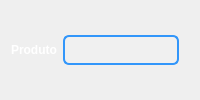
                  <widget class="QFrame" name="frame_produto">
                   <property name="sizePolicy">
                    <sizepolicy hsizetype="Expanding" vsizetype="Expanding">
                     <horstretch>0</horstretch>
                     <verstretch>0</verstretch>
                    </sizepolicy>
                   </property>
                   <property name="frameShape">
                    <enum>QFrame::NoFrame</enum>
                   </property>
                   <property name="frameShadow">
                    <enum>QFrame::Raised</enum>
                   </property>
                   <layout class="QHBoxLayout" name="horizontalLayout_5">
                    <item>
                     <layout class="QHBoxLayout" name="layout_produto">
                      <item>
                       <widget class="QLabel" name="label_produto">
                        <property name="sizePolicy">
                         <sizepolicy hsizetype="Expanding" vsizetype="Expanding">
                          <horstretch>0</horstretch>
                          <verstretch>0</verstretch>
                         </sizepolicy>
                        </property>
                        <property name="styleSheet">
                         <string notr="true">QLabel {
    color: white;
    text-align: center; /* Centraliza o texto horizontalmente */
    vertical-align: middle; /* Centraliza o texto verticalmente */
}
</string>
                        </property>
                        <property name="text">
                         <string>&lt;html&gt;&lt;head/&gt;&lt;body&gt;&lt;p&gt;&lt;span style=&quot; font-weight:600;&quot;&gt;Produto&lt;/span&gt;&lt;/p&gt;&lt;/body&gt;&lt;/html&gt;</string>
                        </property>
                       </widget>
                      </item>
                      <item>
                       <widget class="QLineEdit" name="txt_produto">
                        <property name="sizePolicy">
                         <sizepolicy hsizetype="Expanding" vsizetype="Expanding">
                          <horstretch>0</horstretch>
                          <verstretch>0</verstretch>
                         </sizepolicy>
                        </property>
                        <property name="maximumSize">
                         <size>
                          <width>16777215</width>
                          <height>30</height>
                         </size>
                        </property>
                        <property name="styleSheet">
                         <string notr="true">QLineEdit {
    background-color: rgb(240, 240, 240); /* Cor de fundo cinza claro */
    border: 2px solid rgb(50, 150, 250); /* Borda azul */
    border-radius: 6px; /* Cantos arredondados */
    padding: 3px; /* Espaçamento interno */
}
</string>
                        </property>
                       </widget>
                      </item>
                      <item>
                       <widget class="QFrame" name="frame_erro_produto">
                        <property name="sizePolicy">
                         <sizepolicy hsizetype="Expanding" vsizetype="Expanding">
                          <horstretch>0</horstretch>
                          <verstretch>0</verstretch>
                         </sizepolicy>
                        </property>
                        <property name="maximumSize">
                         <size>
                          <width>21</width>
                          <height>21</height>
                         </size>
                        </property>
                        <property name="frameShape">
                         <enum>QFrame::NoFrame</enum>
                        </property>
                        <property name="frameShadow">
                         <enum>QFrame::Raised</enum>
                        </property>
                       </widget>
                      </item>
                     </layout>
                    </item>
                   </layout>
                  </widget>
